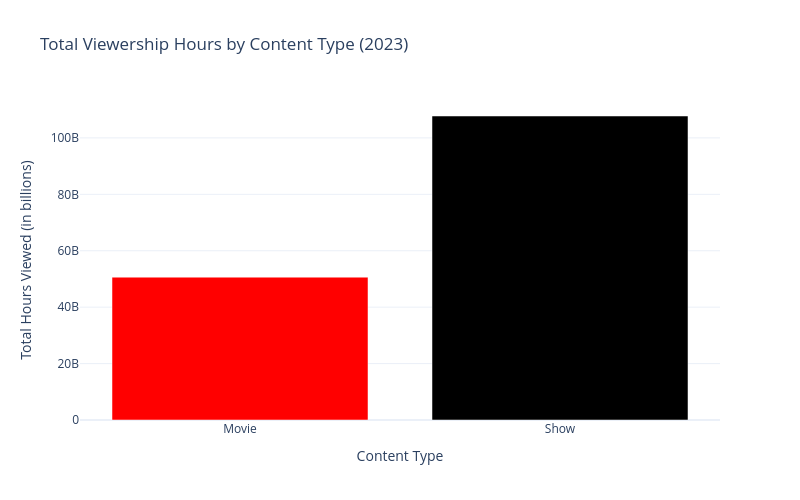

Here is the notebook cell this chart was saved with:
### Code cell
content_type_viewership = netflix_data.groupby('Content Type')['Hours Viewed'].sum()

fig = go.Figure(data=[
    go.Bar(
        x=content_type_viewership.index,
        y=content_type_viewership.values,
        marker_color=['red', 'black']
    )
])

fig.update_layout(
    title='Total Viewership Hours by Content Type (2023)',
    xaxis_title='Content Type',
    yaxis_title='Total Hours Viewed (in billions)',
    xaxis_tickangle=0,
    height=500,
    width=800
)

fig.show()

### Figure 1 — Plotly figure (JSON) as saved in the notebook; plotly's stock layout.template omitted (floating-point values rounded to 4 significant figures)
{"data": [{"marker": {"color": ["red", "black"]}, "type": "bar", "x": ["Movie", "Show"], "y": [50640000000.0, 107800000000.0]}], "layout": {"height": 500, "title": {"text": "Total Viewership Hours by Content Type (2023)"}, "width": 800, "xaxis": {"tickangle": 0, "title": {"text": "Content Type"}}, "yaxis": {"title": {"text": "Total Hours Viewed (in billions)"}}}}
